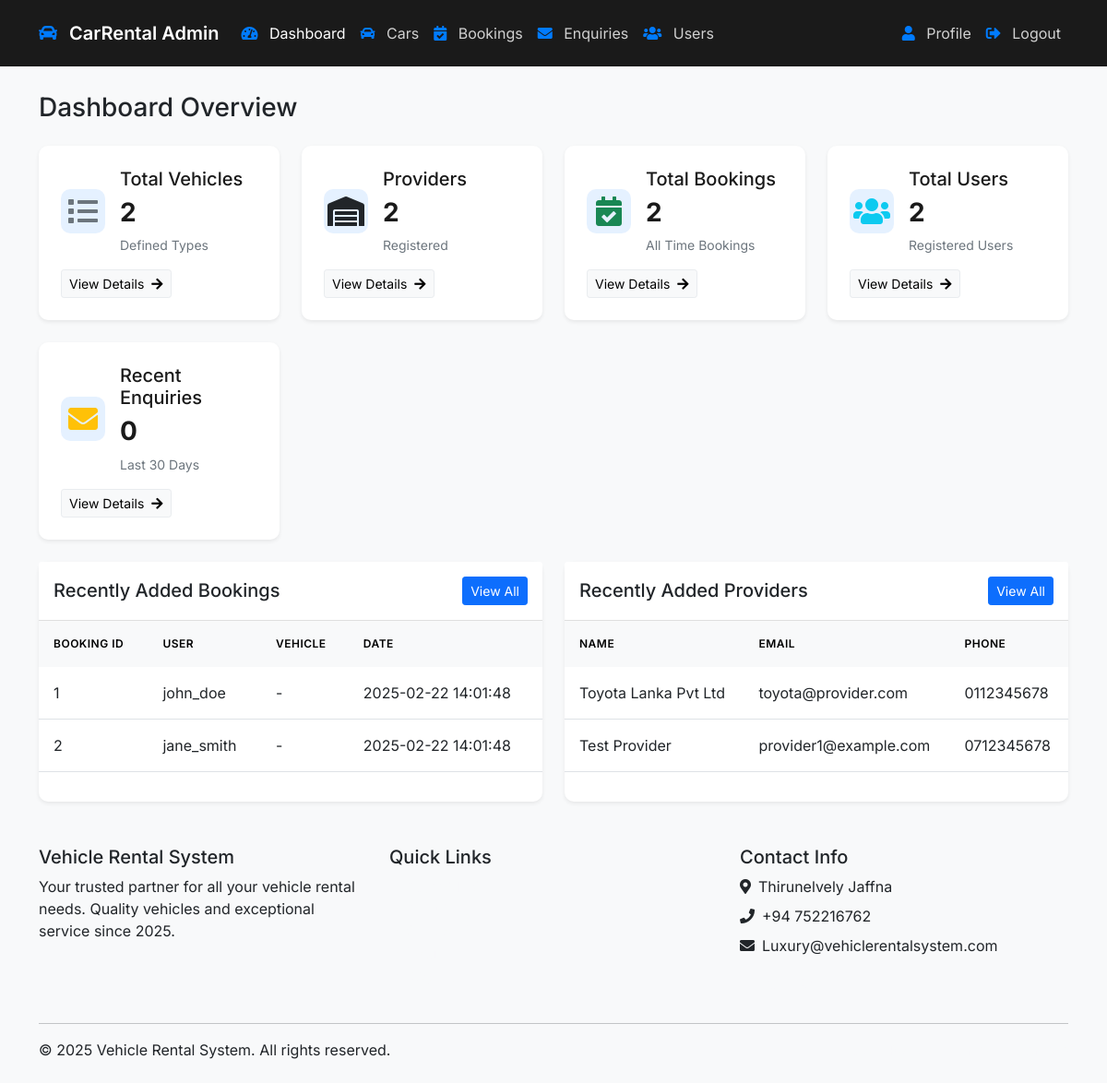
Page /admin/dashboard.php (signed in) on the committed database.
### tables this page shows
CREATE TABLE IF NOT EXISTS Bookings (
    booking_id INT PRIMARY KEY AUTO_INCREMENT,
    user_id INT NOT NULL,
    vehicle_id INT NOT NULL,
    pickup_date DATE NOT NULL,
    return_date DATE NOT NULL,
    pickup_location VARCHAR(255) NOT NULL,
    dropoff_location VARCHAR(255) NOT NULL,
    total_amount DECIMAL(10,2) NOT NULL,
    booking_date DATETIME NOT NULL DEFAULT CURRENT_TIMESTAMP,
    created_at TIMESTAMP DEFAULT CURRENT_TIMESTAMP,
    status ENUM('pending', 'confirmed', 'cancelled') NOT NULL DEFAULT 'pending',
    FOREIGN KEY (user_id) REFERENCES Users(user_id),
    FOREIGN KEY (vehicle_id) REFERENCES Vehicles(vehicle_id)
);

CREATE TABLE IF NOT EXISTS Users (
    user_id INT PRIMARY KEY AUTO_INCREMENT,
    username VARCHAR(50) UNIQUE NOT NULL,
    password VARCHAR(255) NOT NULL,
    name VARCHAR(100) NOT NULL,
    email VARCHAR(100) UNIQUE NOT NULL,
    phone VARCHAR(20) NOT NULL,
    created_at TIMESTAMP DEFAULT CURRENT_TIMESTAMP
);

CREATE TABLE providers (
    provider_id INT PRIMARY KEY AUTO_INCREMENT,
    username VARCHAR(50) UNIQUE NOT NULL,
    password VARCHAR(255) NOT NULL,
    name VARCHAR(100) NOT NULL,
    email VARCHAR(100) UNIQUE,
    phone VARCHAR(20),
    created_at TIMESTAMP DEFAULT CURRENT_TIMESTAMP
);

### admin/dashboard.php (the view, shortened to what this page needs)
<?php
$conn = Connect();
$bookings_count = 0;
$users_count = 0;
$enquiries_count = 0;
$vehicle_types_count = 0;
$providers_count = 0;
try {
    $tables_result = $conn->query("SHOW TABLES");
    $tables = array();
    while ($table = $tables_result->fetch_row()) {
        $tables[] = $table[0];
    }
    if (in_array('bookings', $tables)) {
        $bookings_result = $conn->query("SELECT COUNT(*) as total FROM bookings");
        if ($bookings_result) {
            $bookings_count = $bookings_result->fetch_assoc()['total'];
        }
    }
    if (in_array('users', $tables)) {
        $users_result = $conn->query("SELECT COUNT(*) as total FROM users");
        if ($users_result) {
            $users_count = $users_result->fetch_assoc()['total'];
        }
    }
    if (in_array('enquiries', $tables)) {
        $columns_result = $conn->query("SHOW COLUMNS FROM enquiries LIKE 'created_at'");
        if ($columns_result->num_rows > 0) {
            $enquiries_result = $conn->query("SELECT COUNT(*) as total FROM enquiries WHERE DATE(created_at) >= DATE_SUB(CURDATE(), INTERVAL 30 DAY)");
        } else {
            $enquiries_result = $conn->query("SELECT COUNT(*) as total FROM enquiries");
        }
        if ($enquiries_result) {
            $enquiries_count = $enquiries_result->fetch_assoc()['total'];
        }
    }
    $vehicle_types_count = 0;
    $veh_result = $conn->query("SELECT COUNT(DISTINCT vehicle_type) as total FROM Vehicles");
    if ($veh_result) {
        $vehicle_types_count = $veh_result->fetch_assoc()['total'];
    }
    if (in_array('providers', $tables)) {
        $pr_result = $conn->query("SELECT COUNT(*) as total FROM providers");
        if ($pr_result) {
            $providers_count = $pr_result->fetch_assoc()['total'];
        }
    }
} catch (Exception $e) {
    error_log("Error in dashboard counts: " . $e->getMessage());
}
include 'includes/header.php';
?>
<div class="container py-4">
    <div class="d-flex justify-content-between align-items-center mb-4">
        <h1 class="h3 mb-0">Dashboard Overview</h1>
    </div>
    <div class="row g-4 mb-4">
        <div class="col-sm-6 col-xl-3">
            <div class="stat-card h-100">
                <div class="d-flex align-items-center">
                    <div class="flex-shrink-0">
                        <span class="stat-icon">
                            <i class="fas fa-list fa-2x text-secondary"></i>
                        </span>
                    </div>
                    <div class="flex-grow-1 ms-3">
                        <h3 class="h6 mb-2">Total Vehicles</h3>
                        <div class="count"><?php echo $vehicle_types_count; ?></div>
                        <p class="text-muted small mb-0">Defined Types</p>
                    </div>
                </div>
                <div class="mt-3">
                    <a href="vehicle_types.php" class="btn btn-sm btn-light">View Details <i class="fas fa-arrow-right ms-1"></i></a>
                </div>
            </div>
        </div>
        <div class="col-sm-6 col-xl-3">
            <div class="stat-card h-100">
                <div class="d-flex align-items-center">
                    <div class="flex-shrink-0">
                        <span class="stat-icon">
                            <i class="fas fa-warehouse fa-2x text-dark"></i>
                        </span>
                    </div>
                    <div class="flex-grow-1 ms-3">
                        <h3 class="h6 mb-2">Providers</h3>
                        <div class="count"><?php echo $providers_count; ?></div>
                        <p class="text-muted small mb-0">Registered</p>
                    </div>
                </div>
                <div class="mt-3">
                   <a href="../providers.php" class="btn btn-sm btn-light">View Details <i class="fas fa-arrow-right ms-1"></i></a>
                </div>
            </div>
        </div>
        <div class="col-sm-6 col-xl-3">
            <div class="stat-card h-100">
                <div class="d-flex align-items-center">
                    <div class="flex-shrink-0">
                        <span class="stat-icon">
                            <i class="fas fa-calendar-check fa-2x text-success"></i>
                        </span>
                    </div>
                    <div class="flex-grow-1 ms-3">
                        <h3 class="h6 mb-2">Total Bookings</h3>
                        <div class="count"><?php echo $bookings_count; ?></div>
                        <p class="text-muted small mb-0">All Time Bookings</p>
                    </div>
                </div>
                <div class="mt-3">
                    <a href="bookings.php" class="btn btn-sm btn-light">View Details <i class="fas fa-arrow-right ms-1"></i></a>
                </div>
            </div>
        </div>
        <div class="col-sm-6 col-xl-3">
            <div class="stat-card h-100">
                <div class="d-flex align-items-center">
                    <div class="flex-shrink-0">
                        <span class="stat-icon">
                            <i class="fas fa-users fa-2x text-info"></i>
                        </span>
                    </div>
                    <div class="flex-grow-1 ms-3">
                        <h3 class="h6 mb-2">Total Users</h3>
                        <div class="count"><?php echo $users_count; ?></div>
                        <p class="text-muted small mb-0">Registered Users</p>
                    </div>
                </div>
                <div class="mt-3">
                    <a href="users.php" class="btn btn-sm btn-light">View Details <i class="fas fa-arrow-right ms-1"></i></a>
                </div>
            </div>
        </div>
        <div class="col-sm-6 col-xl-3">
            <div class="stat-card h-100">
                <div class="d-flex align-items-center">
                    <div class="flex-shrink-0">
                        <span class="stat-icon">
                            <i class="fas fa-envelope fa-2x text-warning"></i>
                        </span>
                    </div>
                    <div class="flex-grow-1 ms-3">
                        <h3 class="h6 mb-2">Recent Enquiries</h3>
                        <div class="count"><?php echo $enquiries_count; ?></div>
                        <p class="text-muted small mb-0">Last 30 Days</p>
                    </div>
                </div>
                <div class="mt-3">
                    <a href="enquiries.php" class="btn btn-sm btn-light">View Details <i class="fas fa-arrow-right ms-1"></i></a>
                </div>
            </div>
        </div>
    </div>
    <div class="row g-4">
        <div class="col-lg-6">
            <div class="card h-100">
                <div class="card-header bg-white py-3">
                    <div class="d-flex justify-content-between align-items-center">
                        <h5 class="mb-0">Recently Added Bookings</h5>
                        <a href="bookings.php" class="btn btn-sm btn-primary">View All</a>
                    </div>
                </div>
                <div class="card-body p-0">
                    <?php
                    try {
                        if (in_array('bookings', $tables)) {
                            $bk_cols = $conn->query("SHOW COLUMNS FROM bookings");
                            $bk_columns = array();
                            while ($col = $bk_cols->fetch_assoc()) {
                                $bk_columns[] = $col['Field'];
                            }
                            $order_by = in_array('created_at', $bk_columns) ? 'created_at' : 'id';
                            $recent_bookings = $conn->query("
                                SELECT b.*, u.username
                                FROM bookings b
                                LEFT JOIN users u ON b.user_id = u.user_id
                                ORDER BY $order_by DESC
                                LIMIT 5
                            ");
                            if ($recent_bookings && $recent_bookings->num_rows > 0) {
                                echo '<div class="table-responsive">';
                                echo '<table class="table table-hover mb-0">';
                                echo '<thead class="table-light">';
                                echo '<tr>';
                                echo '<th class="border-0">Booking ID</th>';
                                echo '<th class="border-0">User</th>';
                                echo '<th class="border-0">Vehicle</th>';
                                echo '<th class="border-0">Date</th>';
                                echo '</tr>';
                                echo '</thead>';
                                echo '<tbody>';
                                while ($booking = $recent_bookings->fetch_assoc()) {
                                    echo '<tr>';
                                    echo '<td>' . htmlspecialchars($booking['booking_id']) . '</td>';
                                    echo '<td>' . htmlspecialchars($booking['username'] ?? '-') . '</td>';
                                    echo '<td>' . htmlspecialchars($booking['vehicle_name'] ?? '-') . '</td>';
                                    echo '<td>' . htmlspecialchars($booking['created_at'] ?? '-') . '</td>';
                                    echo '</tr>';
                                }
                                echo '</tbody>';
                                echo '</table>';
                                echo '</div>';
                            } else {
                                echo '<div class="text-center py-4">';
                                echo '<p class="text-muted mb-0">No bookings added yet</p>';
                                echo '</div>';
                            }
                        } else {
                            echo '<div class="text-center py-4">';
                            echo '<p class="text-muted mb-0">Bookings table not found</p>';
                            echo '</div>';
                        }
                    } catch (Exception $e) {
                        echo '<div class="text-center py-4">';
                        echo '<p class="text-danger mb-0">Error loading bookings</p>';
                        echo '</div>';
                        error_log("Error loading bookings: " . $e->getMessage());
                    }
                    ?>
                </div>
            </div>
        </div>
        <div class="col-lg-6">
            <div class="card h-100">
                <div class="card-header bg-white py-3">
                    <div class="d-flex justify-content-between align-items-center">
                        <h5 class="mb-0">Recently Added Providers</h5>
                        <a href="providers.php" class="btn btn-sm btn-primary">View All</a>
                    </div>
                </div>
                <div class="card-body p-0">
                    <?php
                    try {
                        if (in_array('providers', $tables)) {
                            $recent_providers = $conn->query("SELECT * FROM providers ORDER BY created_at DESC LIMIT 5");
                            if ($recent_providers && $recent_providers->num_rows > 0) {
                                echo '<div class="table-responsive">';
                                echo '<table class="table table-hover mb-0">';
                                echo '<thead class="table-light">';
                                echo '<tr>';
                                echo '<th class="border-0">Name</th>';
                                echo '<th class="border-0">Email</th>';
                                echo '<th class="border-0">Phone</th>';
                                echo '</tr>';
                                echo '</thead>';
                                echo '<tbody>';
                                while ($row = $recent_providers->fetch_assoc()) {
                                    echo '<tr>';
                                    echo '<td>' . htmlspecialchars($row['name']) . '</td>';
                                    echo '<td>' . htmlspecialchars($row['email'] ?? '-') . '</td>';
                                    echo '<td>' . htmlspecialchars($row['phone'] ?? '-') . '</td>';
                                    echo '</tr>';
                                }
                                echo '</tbody>';
                                echo '</table>';
                                echo '</div>';
                            } else {
                                echo '<div class="text-center py-4">';
                                echo '<p class="text-muted mb-0">No providers added yet</p>';
                                echo '</div>';
                            }
                        }
                    } catch (Exception $e) {
                        echo '<div class="text-center py-4">';
                        echo '<p class="text-danger mb-0">Error loading providers</p>';
                        echo '</div>';
                        error_log("Error loading providers: " . $e->getMessage());
                    }
                    ?>
                </div>
            </div>
        </div>
    </div>
</div>
<?php
include 'includes/footer.php';
?>

### admin/assets/css/style.css (style rules this page uses)
body { font-family: 'Inter', sans-serif; background-color: #f8f9fa; padding-top: 76px; }
.stat-card { background: #fff; border-radius: 10px; padding: 1.5rem; box-shadow: 0 0.125rem 0.25rem rgba(0, 0, 0, 0.075); transition: transform 0.3s ease, box-shadow 0.3s ease; }
.stat-icon { display: flex; align-items: center; justify-content: center; width: 48px; height: 48px; border-radius: 10px; background-color: rgba(0, 123, 255, 0.1); }
.stat-card .count { font-size: 1.75rem; font-weight: 700; line-height: 1.2; color: #1a1a1a; margin: 0.5rem 0; }
.stat-card h3 { font-size: 1.25rem; color: #1a1a1a; margin-bottom: 1rem; }
.card { border: none; box-shadow: 0 0.125rem 0.25rem rgba(0, 0, 0, 0.075); border-radius: 10px; }
.card-header { border-bottom: 1px solid rgba(0, 0, 0, 0.125); }
.table > :not(:first-child) { border-top: none; }
.table th { font-weight: 600; text-transform: uppercase; font-size: 0.75rem; letter-spacing: 0.5px; }
.table td { vertical-align: middle; }
.btn-light { background-color: #f8f9fa; border-color: #e9ecef; }
.btn i { transition: transform 0.3s ease; }
.table { margin-bottom: 0; }
.table > :not(caption) > * > * { padding: 1rem; }
.table > tbody > tr > td { vertical-align: middle; }
.card { box-shadow: 0 0.125rem 0.25rem rgba(0, 0, 0, 0.075); margin-bottom: 2rem; }
.card-header { background-color: #fff; border-bottom: 1px solid rgba(0, 0, 0, 0.125); }

### rows in the picture
bookings: booking_id "1", user.username "john_doe", vehicle_name "-", created_at "2025-02-22 14:01:48"
bookings: booking_id "2", user.username "jane_smith", vehicle_name "-", created_at "2025-02-22 14:01:48"
providers: name "Toyota Lanka Pvt Ltd", email "toyota@provider.com", phone "0112345678"
providers: name "Test Provider", email "provider1@example.com", phone "0712345678"

### other values in the picture
$vehicle_types_count "2"
$providers_count "2"
$bookings_count "2"
$users_count "2"
$enquiries_count "0"
